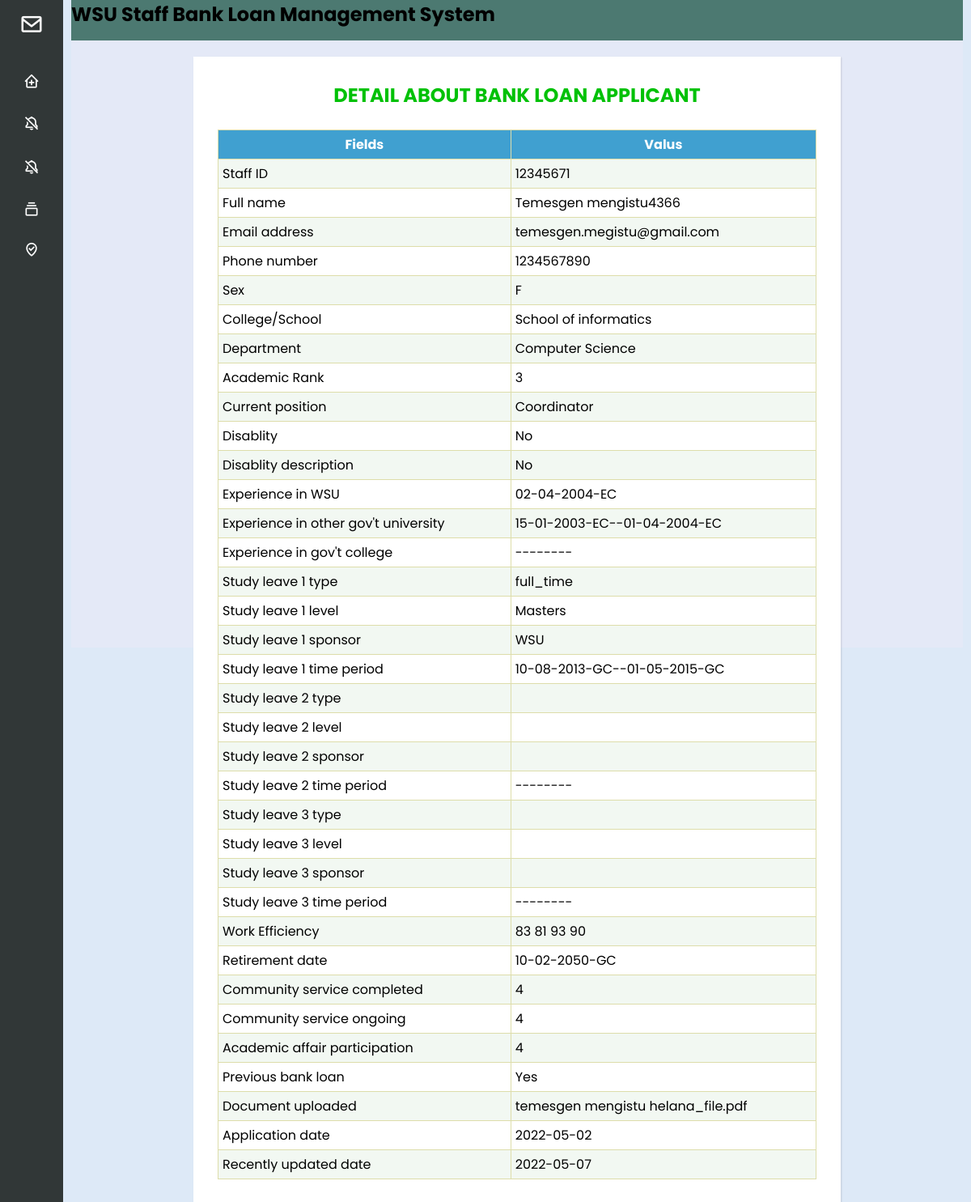
The page /view_more.php?idd=4 (signed in) on the database its author committed.
### tables this page shows
CREATE TABLE IF NOT EXISTS `applicants` (
  `id` int(11) NOT NULL AUTO_INCREMENT,
  `app_id` varchar(15) NOT NULL,
  `empid` varchar(30) NOT NULL,
  `fullname` varchar(60) NOT NULL,
  `email` varchar(50) NOT NULL,
  `phone` varchar(15) NOT NULL,
  `sex` varchar(11) NOT NULL,
  `college` varchar(100) NOT NULL,
  `department` varchar(100) NOT NULL,
  `rank` varchar(100) NOT NULL,
  `position` varchar(80) NOT NULL,
  `disable` varchar(5) NOT NULL,
  `disable_detail` varchar(60) NOT NULL,
  `wsu_sdate` varchar(20) NOT NULL,
  `uni_status` varchar(5) DEFAULT NULL,
  `uni_sdate` varchar(20) DEFAULT NULL,
  `uni_edate` varchar(20) DEFAULT NULL,
  `tvet_status` varchar(5) DEFAULT NULL,
  `tvet_sdate` varchar(30) DEFAULT NULL,
  `tvet_edate` varchar(20) DEFAULT NULL,
  `curr_study_status` varchar(5) DEFAULT NULL,
  `curr_study_type` varchar(10) DEFAULT NULL,
  `curr_study_level` varchar(60) DEFAULT NULL,
  `curr_start_date` varchar(20) DEFAULT NULL,
  `study1_sponsor` varchar(30) DEFAULT NULL,
  `study1_type` varchar(20) DEFAULT NULL,
  `study1_level` varchar(50) DEFAULT NULL,
  `study1_sdate` varchar(20) DEFAULT NULL,
  `study1_edate` varchar(20) DEFAULT NULL,
  `study2_sponsor` varchar(50) DEFAULT NULL,
  `study2_type` varchar(30) DEFAULT NULL,
  `study2_level` varchar(50) DEFAULT NULL,
  `study2_sdate` varchar(20) DEFAULT NULL,
  `study2_edate` varchar(20) DEFAULT NULL,
  `study3_sponsor` varchar(30) DEFAULT NULL,
  `study3_type` varchar(20) DEFAULT NULL,
  `study3_level` varchar(50) DEFAULT NULL,
  `study3_sdate` varchar(20) DEFAULT NULL,
  `study3_edate` varchar(20) DEFAULT NULL,
  `semester1` decimal(10,0) NOT NULL,
  `semester2` decimal(10,0) NOT NULL,
  `semester3` decimal(10,0) NOT NULL,
  `semester4` decimal(10,0) NOT NULL,
  `retire_date` varchar(20) NOT NULL,
  `comm_complete` int(11) NOT NULL,
  `comm_ongoing` int(11) NOT NULL,
  `uni_affair` int(11) NOT NULL,
  `pre_loan` varchar(5) NOT NULL,
  `comment` varchar(200) DEFAULT NULL,
  `confirm` varchar(20) NOT NULL,
  `filename` varchar(100) NOT NULL,
  `regdate` date NOT NULL,
  `final_updated` date NOT NULL,
  PRIMARY KEY (`id`),
  UNIQUE KEY `empid` (`empid`)
);

### view_more.php (the view, shortened to what this page needs)
<!DOCTYPE htmtml>
<head>
    <link rel="stylesheet" type="text/css" href="my_css/style_form.css">
    <link rel="stylesheet" type="text/css" href="my_css/table.css">
    <link href='https://unpkg.com/boxicons@2.0.7/css/boxicons.min.css' rel='stylesheet'>
</head>
<body class="bb">
<?php include_once("above_hrm.php");?>
<div id="menu"><?php include_once("menu123.php");?></div>
  <div class="wrapper">
    <form method="POST" action="apply.php" enctype="multipart/form-data">
      <div class="title">
        Detail about bank loan  applicant
      </div>
      <?php
include_once("dbconnect.php");
  if(isset($_GET['idd'])){
    $idd = $_GET['idd'];
    $sql = "SELECT * from applicants where id=$idd";
    $res = $con->query($sql);
  ?>
<table class='customers' width='100%' cellpadding='10' border="1">
    <tr><th>Fields</th> <th>Valus</th> </tr>
<?php
while($rows=$res->fetch_assoc()){
echo "<tr><td>Staff ID</td><td>".$rows['empid']."</td></tr>".
     "</td><td>Full name</td><td>".$rows['fullname']. "</td></tr>".
     "</td><td>Email address</td><td>".$rows['email']. "</td></tr>".
     "</td><td>Phone number</td><td>".$rows['phone']. "</td></tr>".
     "</td><td>Sex</td><td>".$rows['sex']. "</td></tr>".
     "</td><td>College/School</td><td>".$rows['college']."</td></tr>".
     "</td><td>Department</td><td>".$rows['department']."</td></tr>".
     "</td><td>Academic Rank</td><td>".$rows['rank']. "</td></tr>".
     "</td><td>Current position</td><td>".$rows['position']. "</td></tr>".
     "</td><td>Disablity</td><td>".$rows['disable']."</td></tr>".
     "</td><td>Disablity description</td><td>".$rows['disable_detail']."</td></tr>".
      "</td><td>Experience in WSU</td><td>".$rows['wsu_sdate']. "</td></tr>".
     "</td><td>Experience in other gov't university</td><td>".$rows['uni_sdate']."--".$rows['uni_edate']."</td></tr>".
     "</td><td>Experience in gov't college</td><td>".$rows['tvet_sdate']."--".$rows['tvet_edate']."</td></tr>".
     "</td><td>Study leave 1 type</td><td>".$rows['study1_type']. "</td></tr>".
     "</td><td>Study leave 1 level</td><td>".$rows['study1_level']. "</td></tr>".
     "</td><td>Study leave 1 sponsor</td><td>".$rows['study1_sponsor']. "</td></tr>".
     "</td><td>Study leave 1 time period</td><td>".$rows['study1_sdate']."--".$rows['study1_edate']. "</td></tr>".
    "</td><td>Study leave 2 type</td><td>".$rows['study2_type']. "</td></tr>".
     "</td><td>Study leave 2 level</td><td>".$rows['study2_level']. "</td></tr>".
     "</td><td>Study leave 2 sponsor</td><td>".$rows['study2_sponsor']. "</td></tr>".
     "</td><td>Study leave 2 time period</td><td>".$rows['study2_sdate']."--".$rows['study2_edate']. "</td></tr>".
    "</td><td>Study leave 3 type</td><td>".$rows['study3_type']. "</td></tr>".
     "</td><td>Study leave 3  level</td><td>".$rows['study3_level']. "</td></tr>".
     "</td><td>Study leave 3  sponsor</td><td>".$rows['study3_sponsor']. "</td></tr>".
     "</td><td>Study leave 3  time period</td><td>".$rows['study3_sdate']."--".$rows['study3_edate']. "</td></tr>".
     "</td><td>Work Efficiency</td><td>".$rows['semester1']." ".$rows['semester2']." ".$rows['semester3']." ".$rows['semester4']."</td></tr>".
     "</td><td>Retirement date</td><td>".$rows['retire_date']. "</td></tr>".
     "</td><td>Community service completed</td><td>".$rows['comm_complete']."</td></tr>".
     "</td><td>Community service ongoing</td><td>".$rows['comm_ongoing']. "</td></tr>".
     "</td><td>Academic affair participation</td><td>".$rows['uni_affair']."</td></tr>".
     "</td><td>Previous bank loan</td><td>".$rows['pre_loan']. "</td></tr>".
     "</td><td>Document uploaded</td><td>".$rows['filename']."</td></tr>".
     "</td><td>Application date</td><td>".$rows['regdate']. "</td></tr>".
     "</td><td>Recently updated date</td><td>".$rows['final_updated']. "</td></tr>";
}
echo "</table>";
}else echo "no list available";
?>
    </div>
</body>
</html>

### my_css/style_form.css (style rules this page uses)
* { margin: 0; padding: 0; box-sizing: border-box; font-family: 'Montserrat', sans-serif; }
.bb { background: #ddE9F7; padding: 0 10px; }
.wrapper { max-width: 800px; width: 100%; background: #fff; margin: 20px auto; box-shadow: 1px 1px 2px rgba(0,0,0,0.125); padding: 30px; }
.wrapper .title { font-size: 24px; font-weight: 700; margin-bottom: 25px; color: #00c107; text-transform: uppercase; text-align: center; }

### my_css/table.css (style rules this page uses)
.customers { font-family: Arial, Helvetica, sans-serif; border-collapse: collapse; width: 100%; }
.customers td, .customers th { border: 1px solid #dda; padding: 5px; }
.customers tr:nth-child(even) { background-color: #f2f8f2; }
.customers th { padding-top: 5px; padding-bottom: 5px;*/ text-align: left; background-color: #40A0D0; color: white; }

### my_css/style.css (style rules this page uses)
* { margin: 0; padding: 0; box-sizing: border-box; font-family: 'Poppins', sans-serif; }

### rows shown on the page
applicants: empid "12345671", fullname "Temesgen mengistu4366", email "temesgen.megistu@gmail.com", phone "1234567890", sex "F", college "School of informatics", department "Computer Science", rank "3", position "Coordinator", disable "No", disable_detail "No", wsu_sdate "02-04-2004-EC", uni_sdate "15-01-2003-EC", uni_edate "01-04-2004-EC", tvet_sdate "---", tvet_edate "---", study1_type "full_time", study1_level "Masters", study1_sponsor "WSU", study1_sdate "10-08-2013-GC", study1_edate "01-05-2015-GC", study2_sdate "---", study2_edate "---", study3_sdate "---", study3_edate "---", semester1 "83", semester2 "81", semester3 "93", semester4 "90", retire_date "10-02-2050-GC", comm_complete "4", comm_ongoing "4", uni_affair "4", pre_loan "Yes", filename "temesgen mengistu helana_file.pdf", regdate "2022-05-02", final_updated "2022-05-07"
